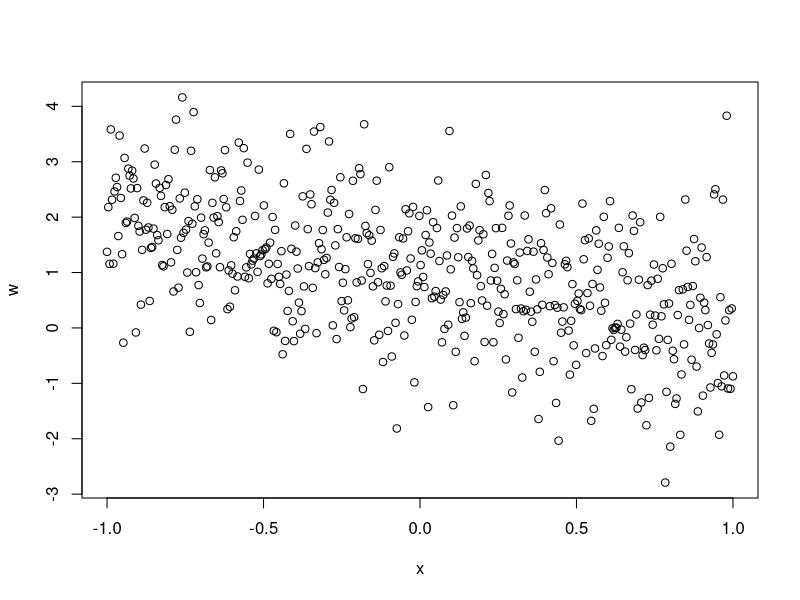
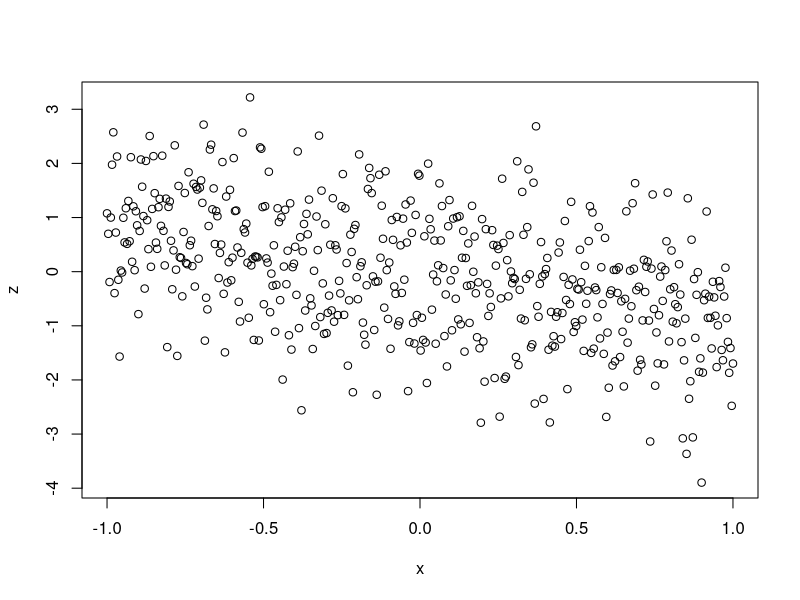
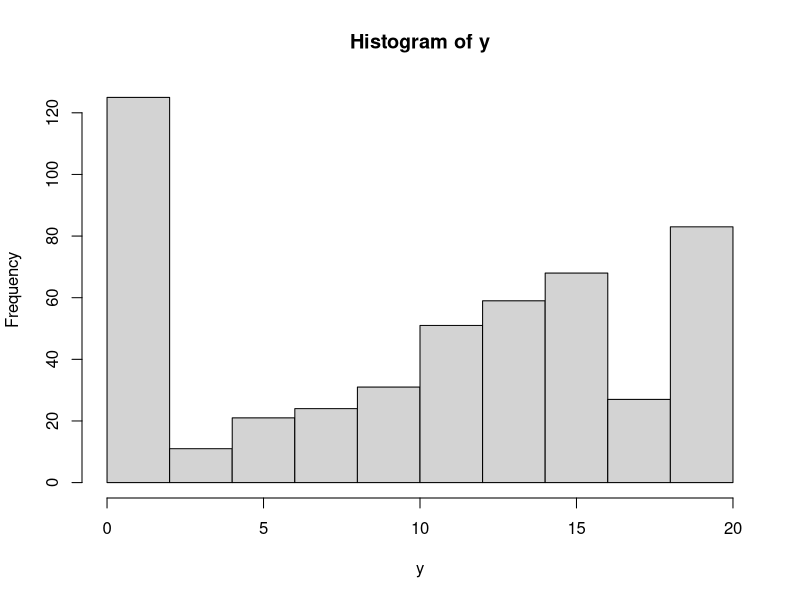
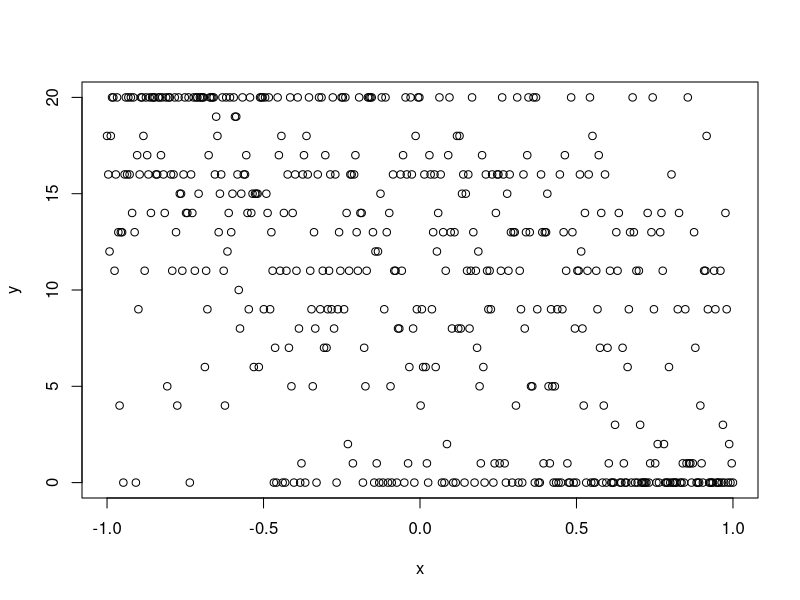

Source code (R) for these figures, in order: (Note: this script raises an error after producing the figures.)
rm(list=ls(all=TRUE))
set.seed(1)

n=500
x=seq(from=-1,to=1,length.out=n)

true.a0=a0=1 #5 this also works when zeroes are absent
true.a1=a1=-1 #0
true.w=w=rnorm(n,mean=a0+a1*x,sd=1)
plot(x,w)

true.b1=b1=-1
true.b2=b2=0
med=b1*x+b2*(x^2)
true.z=z=rnorm(n,mean=med,sd=1)
plot(x,z)

nclass=20
true.breaks=breaks=sort(rnorm(nclass-1,mean=0,sd=1))

y=rep(NA,n)
cond=w<0
y[cond]=0
cond=z<breaks[1] & w>0; y[cond]=1
for (i in 2:(nclass-1)){
  cond=z<breaks[i] & z>breaks[i-1] & w>0
  y[cond]=i
}
cond=z>breaks[nclass-1] & w>0
y[cond]=nclass

table(y)
hist(y)
plot(x,y)
dat=data.frame(x=x,y=y)

setwd('U:\\modeling abundance\\git_ZIMN')
write.csv(dat,'fake data.csv',row.names=F)